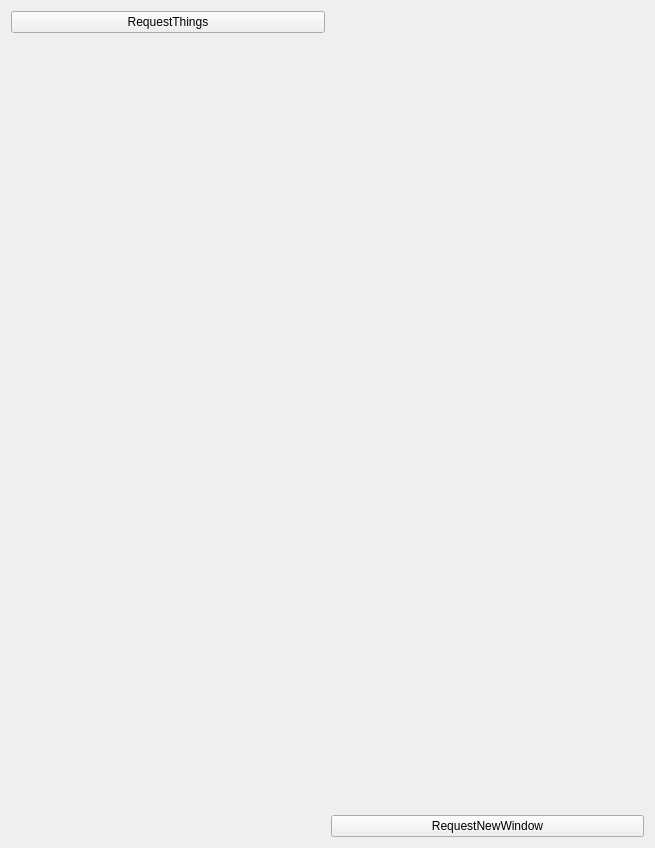
<?xml version="1.0" encoding="UTF-8"?>
<ui version="4.0">
 <class>NVKMainWindow</class>
 <widget class="QMainWindow" name="NVKMainWindow">
  <property name="geometry">
   <rect>
    <x>0</x>
    <y>0</y>
    <width>655</width>
    <height>848</height>
   </rect>
  </property>
  <property name="windowTitle">
   <string>NVKMainWindow</string>
  </property>
  <widget class="QWidget" name="centralWidget">
   <layout class="QGridLayout" name="gridLayout">
    <item row="0" column="0">
     <widget class="QPushButton" name="requestThingsButton">
      <property name="text">
       <string>RequestThings</string>
      </property>
     </widget>
    </item>
    <item row="1" column="0">
     <widget class="QLabel" name="replyLabel">
      <property name="text">
       <string/>
      </property>
     </widget>
    </item>
    <item row="2" column="1">
     <widget class="QPushButton" name="mapButton">
      <property name="text">
       <string>RequestNewWindow</string>
      </property>
     </widget>
    </item>
   </layout>
  </widget>
 </widget>
 <layoutdefault spacing="6" margin="11"/>
 <resources/>
 <connections/>
</ui>
